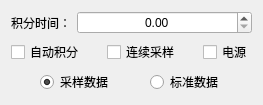
<?xml version="1.0" encoding="UTF-8"?>
<ui version="4.0">
 <class>HSpecCalibrateSet2Widget</class>
 <widget class="QWidget" name="HSpecCalibrateSet2Widget">
  <property name="geometry">
   <rect>
    <x>0</x>
    <y>0</y>
    <width>263</width>
    <height>94</height>
   </rect>
  </property>
  <property name="windowTitle">
   <string>Form</string>
  </property>
  <layout class="QFormLayout" name="formLayout">
   <item row="0" column="0">
    <widget class="QLabel" name="label_001">
     <property name="text">
      <string>积分时间：</string>
     </property>
     <property name="alignment">
      <set>Qt::AlignRight|Qt::AlignTrailing|Qt::AlignVCenter</set>
     </property>
    </widget>
   </item>
   <item row="0" column="1">
    <widget class="QDoubleSpinBox" name="doubleSpinBox_01">
     <property name="alignment">
      <set>Qt::AlignCenter</set>
     </property>
    </widget>
   </item>
   <item row="1" column="0" colspan="2">
    <layout class="QHBoxLayout" name="horizontalLayout">
     <property name="spacing">
      <number>9</number>
     </property>
     <item>
      <spacer name="horizontalSpacer_01">
       <property name="orientation">
        <enum>Qt::Horizontal</enum>
       </property>
       <property name="sizeHint" stdset="0">
        <size>
         <width>0</width>
         <height>20</height>
        </size>
       </property>
      </spacer>
     </item>
     <item>
      <widget class="QCheckBox" name="checkBox_01">
       <property name="sizePolicy">
        <sizepolicy hsizetype="Minimum" vsizetype="Fixed">
         <horstretch>0</horstretch>
         <verstretch>0</verstretch>
        </sizepolicy>
       </property>
       <property name="text">
        <string>自动积分</string>
       </property>
      </widget>
     </item>
     <item>
      <spacer name="horizontalSpacer_02">
       <property name="orientation">
        <enum>Qt::Horizontal</enum>
       </property>
       <property name="sizeHint" stdset="0">
        <size>
         <width>20</width>
         <height>20</height>
        </size>
       </property>
      </spacer>
     </item>
     <item>
      <widget class="QCheckBox" name="checkBox_02">
       <property name="sizePolicy">
        <sizepolicy hsizetype="Minimum" vsizetype="Fixed">
         <horstretch>0</horstretch>
         <verstretch>0</verstretch>
        </sizepolicy>
       </property>
       <property name="text">
        <string>连续采样</string>
       </property>
      </widget>
     </item>
     <item>
      <spacer name="horizontalSpacer_3">
       <property name="orientation">
        <enum>Qt::Horizontal</enum>
       </property>
       <property name="sizeHint" stdset="0">
        <size>
         <width>20</width>
         <height>20</height>
        </size>
       </property>
      </spacer>
     </item>
     <item>
      <widget class="QCheckBox" name="checkBox_03">
       <property name="sizePolicy">
        <sizepolicy hsizetype="Minimum" vsizetype="Fixed">
         <horstretch>0</horstretch>
         <verstretch>0</verstretch>
        </sizepolicy>
       </property>
       <property name="text">
        <string>电源</string>
       </property>
      </widget>
     </item>
     <item>
      <spacer name="horizontalSpacer_09">
       <property name="orientation">
        <enum>Qt::Horizontal</enum>
       </property>
       <property name="sizeHint" stdset="0">
        <size>
         <width>0</width>
         <height>20</height>
        </size>
       </property>
      </spacer>
     </item>
    </layout>
   </item>
   <item row="2" column="0" colspan="2">
    <layout class="QHBoxLayout" name="horizontalLayout_2">
     <property name="spacing">
      <number>9</number>
     </property>
     <item>
      <spacer name="horizontalSpacer_11">
       <property name="orientation">
        <enum>Qt::Horizontal</enum>
       </property>
       <property name="sizeHint" stdset="0">
        <size>
         <width>0</width>
         <height>20</height>
        </size>
       </property>
      </spacer>
     </item>
     <item>
      <widget class="QRadioButton" name="radioButton_01">
       <property name="text">
        <string>采样数据</string>
       </property>
       <property name="checked">
        <bool>true</bool>
       </property>
      </widget>
     </item>
     <item>
      <spacer name="horizontalSpacer_12">
       <property name="orientation">
        <enum>Qt::Horizontal</enum>
       </property>
       <property name="sizeHint" stdset="0">
        <size>
         <width>20</width>
         <height>20</height>
        </size>
       </property>
      </spacer>
     </item>
     <item>
      <widget class="QRadioButton" name="radioButton_02">
       <property name="text">
        <string>标准数据</string>
       </property>
      </widget>
     </item>
     <item>
      <spacer name="horizontalSpacer_19">
       <property name="orientation">
        <enum>Qt::Horizontal</enum>
       </property>
       <property name="sizeHint" stdset="0">
        <size>
         <width>0</width>
         <height>20</height>
        </size>
       </property>
      </spacer>
     </item>
    </layout>
   </item>
  </layout>
 </widget>
 <resources/>
 <connections/>
</ui>
